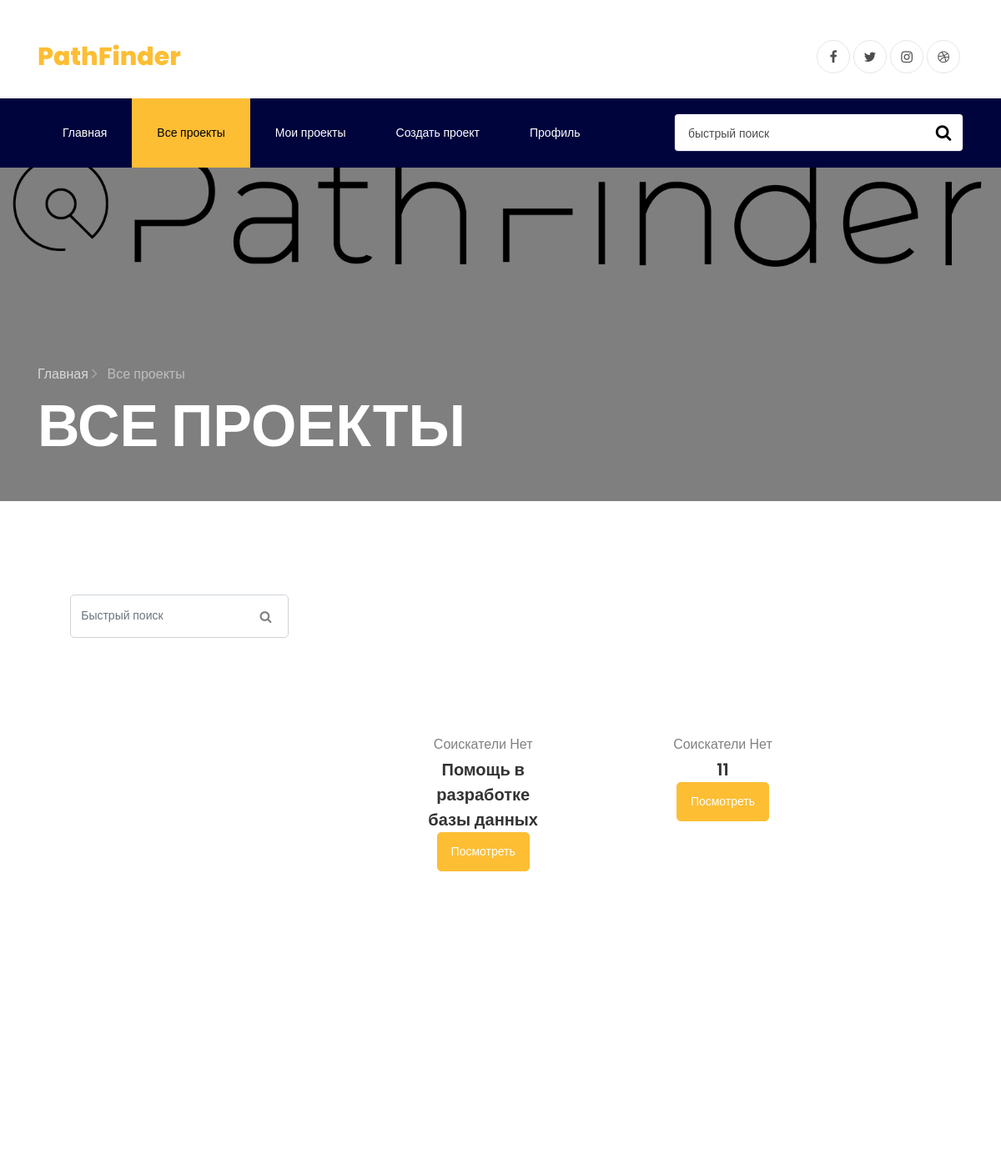
Page /shop.php?category=5&page=1 (upper part) on the earlier database version.
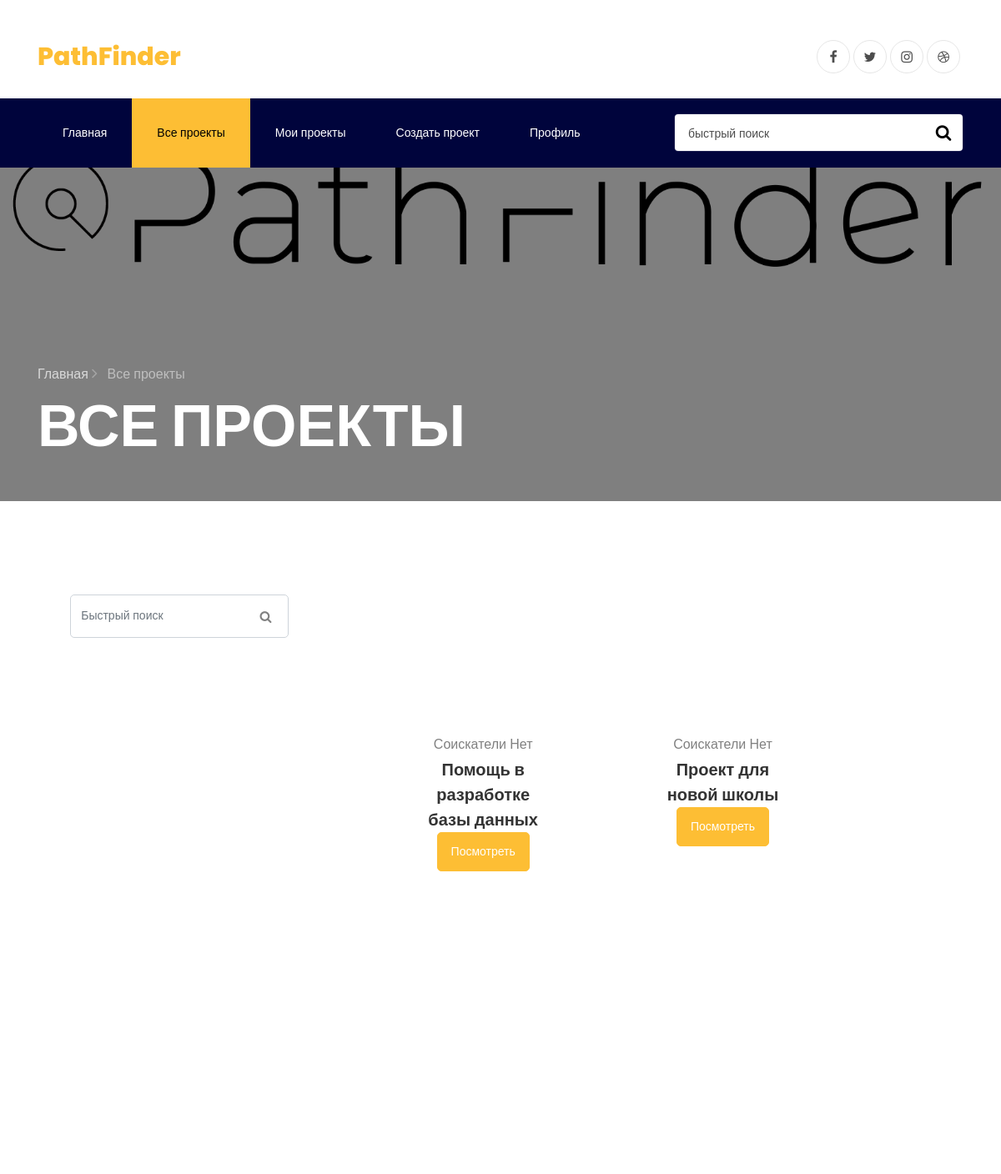
Same page on the later database version.
### tables this page shows
CREATE TABLE `products` (
  `id` int(11) NOT NULL,
  `product_class` int(11) NOT NULL,
  `product_name` text NOT NULL,
  `product_price` int(11) NOT NULL,
  `product_text` text NOT NULL,
  `product_widetext` varchar(9999) NOT NULL,
  `product_image` text NOT NULL,
  `user_id` text NOT NULL,
  `user_answer` mediumtext NOT NULL,
  `cords` mediumtext NOT NULL
);

### shop.php (the view, shortened to what the changed rows need)
<!DOCTYPE html>
<html lang="ru">
<?php
include 'main_script.php';
?>
<head>
	<link rel="stylesheet" href="https://stackpath.bootstrapcdn.com/font-awesome/4.7.0/css/font-awesome.min.css">
	<link rel="stylesheet" href="css/animate.css">
	<link rel="stylesheet" href="css/owl.carousel.min.css">
	<link rel="stylesheet" href="css/owl.theme.default.min.css">
	<link rel="stylesheet" href="css/magnific-popup.css">
	<link rel="stylesheet" href="css/ionicons.min.css">
	<link rel="stylesheet" href="css/flaticon.css">
	<link rel="stylesheet" href="css/icomoon.css">
	<link rel="stylesheet" href="css/style.css">
</head>
<body>
	<section class="hero-wrap hero-wrap-2" style="background-image: url('images/logo3.png');"
		data-stellar-background-ratio="0.75">
		<div class="container">
			<div class="row no-gutters slider-text align-items-end">
				<div class="col-md-9 ftco-animate pb-5">
					<h1 class="mb-0 bread">Все проекты </h1>
				</div>
			</div>
		</div>
	</section>
	<section class="ftco-section" style="max-width: 98.5%;">
		<div class="row d-flex no-gutters">
			<div class="col-lg-5 ftco-animate ">
				<div class="containerr">
					<div class="row d-flex" style="justify-content: space-evenly;">
						<?php
						if (isset($_GET['page'])) {
							$page = $_GET['page'];
							$products_up = $page * 24;
							$products_down = $products_up - 24;
						} else {
							$_GET['page'] = 1;
							$products_up = 24;
							$products_down = 0;
						}
						if (isset($_GET['search'])) {
							$zapros = trim($_GET['search']);
							$result = mysqli_query($link, "SELECT `id` FROM `products` WHERE `product_name` LIKE '%$zapros%'");
							while ($roow = $result->fetch_assoc()) {
								$iddds = $roow['id'];
								$resulttt = mysqli_query($link, "SELECT `product_image` FROM `products` WHERE `id` LIKE '$iddds'");
								while ($dataaa = $resulttt->fetch_assoc()) {
									echo '<div class="col-md-5 d-flex ftco-animate">
										<div class="blog-entry align-self-stretch">
											<a name="id' . $iddds . '" class="block-20 rounded"
												style="background-image: url(' . $dataaa['product_image'] . ');">
												</a>
												<div class="text mt-3 text-center">';
									$resultt = mysqli_query($link, "SELECT `product_name` FROM `products` WHERE `id` LIKE '$iddds'");
									while ($dataa = $resultt->fetch_assoc()) {
										echo '<h3 class="heading">' . $dataa['product_name'] . '
										<form method="GET" >
										<button class="btn btn-primary text-center" name="id" value="' . $iddds . '" type="submit">Посмотреть</button>
										</form>
										</h3>
										<div class="meta mb-2">
										<div class="row no-gutters slider-text align-items-end style="
										style="margin-left: 0px; margin-right: 0px; margin-bottom: 0px; display:flex; center; justify-content: center;">
										</div>
												<div>';
										echo '
																</div>
															</div>
														</div>
													</div>
												</div>';
									}
								}
							}
						} else {
							if (isset($_GET['category'])) {
								$category = $_GET['category'];
							} else {
								$category = 9;
							}
							$id = mysqli_query($link, "SELECT `id` FROM `products` WHERE `product_class` = '$category' AND `id` <= '$products_up' AND `id` >= '$products_down'");
							while ($row = $id->fetch_assoc()) {
								$maxid = $row['id'];
								$result = mysqli_query($link, "SELECT `product_image` FROM `products` WHERE `id` LIKE '$maxid' AND `product_class` LIKE '$category'");
								while ($row = $result->fetch_assoc()) {
									$result = mysqli_query($link, "SELECT `user_answer` FROM `products` WHERE `id` LIKE '$maxid'");
									while ($data = $result->fetch_assoc()) {
										$data['user_answer'] = str_replace('[', ',', $data['user_answer']);
										$data['user_answer'] = str_replace(']', ',', $data['user_answer']);
										$data['user_answer'] = str_replace('0', ',', $data['user_answer']);
										$data['user_answer'] = str_replace('', ',,', $data['user_answer']);
										$cart = explode(",", $data['user_answer']);
										$cart_count = count($cart) - 2;
										if ($cart_count <= 0) {
											$cart_count = 'Нет';
										}
									}
									echo '
											<div class="col-md-5 d-flex ftco-animate">
												<div class="blog-entry align-self-stretch">
													<a name="id' . $maxid . '" class="block-20 rounded"
														style="background-image: url(' . $row['product_image'] . ');background-position: bottom;height: 150px;
														width: 150px;background-size: cover;">
														</a>
														<div class="text mt-3 text-center">
														Соискатели ' . $cart_count;
									$resulttt = mysqli_query($link, "SELECT `product_name` FROM `products` WHERE `id` LIKE '$maxid'AND `product_class` LIKE '$category'");
									while ($rowww = $resulttt->fetch_assoc()) {
										echo '<h4 class="heading">' . $rowww['product_name'] . '
											<form method="GET" >
											<button class="btn btn-primary text-center" name="id" value="' . $maxid . '" type="submit">Посмотреть</button>
											</form>
											</h4>
											<div class="meta mb-2">
										<div class="row no-gutters slider-text align-items-end style="
										style="margin-left: 0px; margin-right: 0px; margin-bottom: 0px; display:flex; center; justify-content: center;">
										</div>
												<div>';
									}
									echo '
																</div>
															</div>
														</div>
													</div>
												</div>';
								}
							}
						}
						?>
					</div>
				</div>
			</div>
		</div>
	</section>
</body>
</html>

Differences in the rows shown:
removed products: cart_count "Нет", product_name "11"
added products: cart_count "Нет", product_name "Проект для новой школы", $maxid 12 (drawn)
